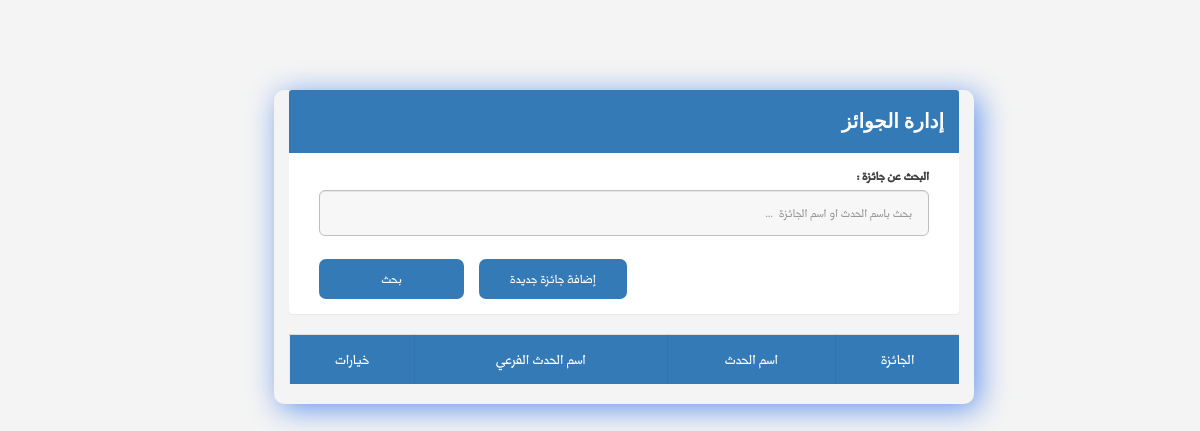
/managePrize.php?searshValue=ola, run on an earlier commit of the app's database.
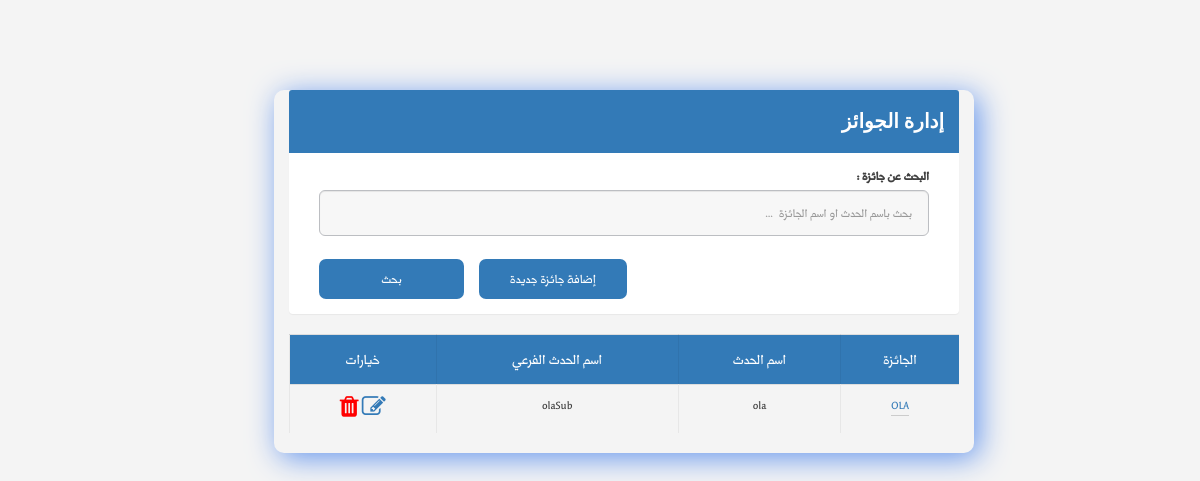
And on a later commit of the database.
### tables this page shows
CREATE TABLE `prize` (
  `Prize_ID` int(11) NOT NULL,
  `namePrize` varchar(100) NOT NULL,
  `numOfPrize` int(11) NOT NULL,
  `event_ID` int(11) NOT NULL,
  `subevent_ID` int(11) DEFAULT NULL
);

CREATE TABLE `event` (
  `event_ID` int(5) NOT NULL,
  `name_Event` varchar(30) NOT NULL,
  `descrption_Event` varchar(200) NOT NULL,
  `sartDate_Event` date NOT NULL,
  `endDate_Event` date NOT NULL,
  `location_Event` varchar(30) NOT NULL,
  `organization_name_Event` varchar(30) NOT NULL,
  `eventLink` varchar(140) NOT NULL,
  `maxNumOfAttendee` int(11) NOT NULL,
  `organizer_ID` int(11) NOT NULL,
  `VIPCode` int(5) NOT NULL
);

CREATE TABLE `subevent` (
  `subevent_ID` int(6) NOT NULL,
  `event_ID` int(5) NOT NULL,
  `nameSubEvent` varchar(30) NOT NULL,
  `description_subevent` varchar(150) NOT NULL
);

### managePrize.php (the view, shortened to what this page needs)
<?php
require_once 'php/connectTosql.php';
    $organizerid=$_SESSION['organizerID'];
if (isset($_GET['searshValue']) && $_GET['searshValue'] != '') {
    $sershValue = $_GET['searshValue'];
    $sql =  "SELECT ev.name_Event,pr.prize_ID ,pr.namePrize ,pr.subevent_ID
    FROM event ev INNER JOIN prize pr ON ev.event_ID = pr.event_ID
    where ev.organizer_ID = '$organizerid'and name_Event like '%$sershValue%' or namePrize like '%$sershValue%' " ;
    $query = mysqli_query($con, $sql) or die(mysqli_error($con));
}else
{
$sql =  "SELECT ev.name_Event,pr.prize_ID ,pr.namePrize ,pr.subevent_ID
FROM event ev INNER JOIN prize pr ON ev.event_ID = pr.event_ID
where ev.organizer_ID = '$organizerid'" ;
$query = mysqli_query($con, $sql) or die(mysqli_error($con));
    }
?>
<html>
<head>
<link rel="stylesheet" href="https://unpkg.com/purecss@1.0.0/build/pure-min.css">
<link rel="stylesheet" href="css/layouts/custom.css">
<link rel="stylesheet" href="css/font-awesome.min.css">
<link rel="stylesheet" href="css/icon.css">
<link rel="stylesheet" href="css/bootstrap.min.css">
<link rel="stylesheet" href="css/main-rtl.css">
</head>
<body>
    <div class="mainContent">
        <div class="container">
            <div class="panel panel-primary">
                <div class="panel-heading">
                    <h4 class="panelTitle">إدارة الجوائز</h4>
                </div>
                <div class="panel-body">
                    <form action="managePrize.php" class="mangePrizeFrm" method="Get">
                        <div class="col-md-12">
                            <div class="form-group form-group-lg">
                                <label for="eventName" class="control-label">البحث عن جائزة : </label>
                                <input type="text" class="form-control" id="txtSearshValue" name="searshValue" placeholder="بحث باسم الحدث او اسم الجائزة  ...">
                            </div>
                        </div>
                        <div class="col-md-12">
                            <div class="form-group form-group-lg">
                                <input type="submit" value="بحث" name="update" class="btn btn-nor-primary btn-sm" style="width:145px">
                                <a class="btn btn-nor-primary btn-sm" href="addPrize.php"> إضافة جائزة جديدة</a>
                            </div>
                        </div>
                    </form>
                </div>
            </div>
            <table class="table table-striped">
                <tr>
                    <th>  الجائزة  </th>
                    <th>  اسم الحدث</th>
                    <th>  اسم الحدث الفرعي </th>
                    <th> خيارات </th>
                </tr>
<?php
while ($row = mysqli_fetch_array($query)):
$subeventid=$row['subevent_ID'];
 echo "<tr>";
 echo "<td><a  href='prizeDetails.php?prizeId=" . $row['prize_ID'] . "'>" . $row['namePrize'] . "</a></td>";
 echo "<td>" . $row['name_Event'] . "</td>";
 $querysub = mysqli_query($con, "SELECT nameSubEvent ,subevent_ID from subevent where subevent_ID= '$subeventid'") or die(mysqli_error($con));
 $rows =mysqli_fetch_array($querysub) ;
    if($rows[0] !=""){
     echo "<td>" . $rows[0] . "</td>";
    }
     else  echo "<td> لا يوجد </td>";
 echo "<td> <a id='aEditsubEvent' href='editPrize.php?prizeId=" . $row['prize_ID'] . "'><span class='fa fa-edit' style='font-size:24px;'></span></a>
		        <a href='#' id='aDeletPrize' class='adelete' data-id=" . $row['prize_ID'] . "><span  class=' fa fa-trash' style='font-size:24px;color:red;  '></span> </a></td>
		      </tr>";
      ?>
         <?php endwhile;?>
            </table>
        </div>
	</div>
</body>
</html>

What changed in the data, as far as the page shows it:
added prize: namePrize "OLA", event_ID.name_Event "ola", subevent.nameSubEvent "olaSub"
